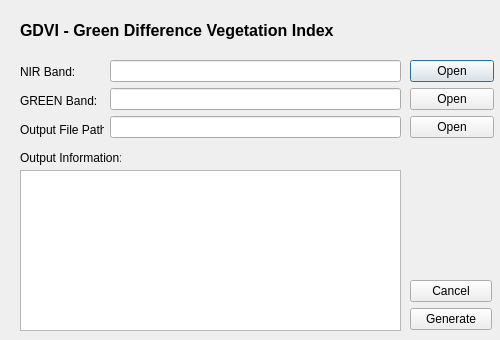
<?xml version="1.0" encoding="UTF-8"?>
<ui version="4.0">
 <class>Gdvi</class>
 <widget class="QDialog" name="Gdvi">
  <property name="geometry">
   <rect>
    <x>0</x>
    <y>0</y>
    <width>500</width>
    <height>340</height>
   </rect>
  </property>
  <property name="windowTitle">
   <string>Dialog</string>
  </property>
  <widget class="QTextBrowser" name="textBrowser">
   <property name="geometry">
    <rect>
     <x>20</x>
     <y>170</y>
     <width>381</width>
     <height>161</height>
    </rect>
   </property>
  </widget>
  <widget class="QWidget" name="layoutWidget_4">
   <property name="geometry">
    <rect>
     <x>20</x>
     <y>60</y>
     <width>84</width>
     <height>81</height>
    </rect>
   </property>
   <layout class="QVBoxLayout" name="verticalLayout">
    <item>
     <widget class="QLabel" name="label_2">
      <property name="text">
       <string>NIR Band:</string>
      </property>
     </widget>
    </item>
    <item>
     <widget class="QLabel" name="label">
      <property name="text">
       <string>GREEN Band:</string>
      </property>
     </widget>
    </item>
    <item>
     <widget class="QLabel" name="label_3">
      <property name="text">
       <string>Output File Path:</string>
      </property>
     </widget>
    </item>
   </layout>
  </widget>
  <widget class="QWidget" name="layoutWidget">
   <property name="geometry">
    <rect>
     <x>110</x>
     <y>60</y>
     <width>291</width>
     <height>80</height>
    </rect>
   </property>
   <layout class="QVBoxLayout" name="verticalLayout_2">
    <item>
     <widget class="QLineEdit" name="gdviNIR_txt"/>
    </item>
    <item>
     <widget class="QLineEdit" name="gdviGREEN_txt"/>
    </item>
    <item>
     <widget class="QLineEdit" name="gdviOut_txt"/>
    </item>
   </layout>
  </widget>
  <widget class="QWidget" name="layoutWidget_2">
   <property name="geometry">
    <rect>
     <x>410</x>
     <y>60</y>
     <width>84</width>
     <height>81</height>
    </rect>
   </property>
   <layout class="QHBoxLayout" name="horizontalLayout">
    <item>
     <layout class="QVBoxLayout" name="verticalLayout_3">
      <item>
       <widget class="QPushButton" name="gdviNIR_btn">
        <property name="text">
         <string>Open</string>
        </property>
       </widget>
      </item>
      <item>
       <widget class="QPushButton" name="gdviGREEN_btn_2">
        <property name="text">
         <string>Open</string>
        </property>
       </widget>
      </item>
      <item>
       <widget class="QPushButton" name="gdviOut_btn">
        <property name="text">
         <string>Open</string>
        </property>
       </widget>
      </item>
     </layout>
    </item>
   </layout>
  </widget>
  <widget class="QLabel" name="label_5">
   <property name="geometry">
    <rect>
     <x>20</x>
     <y>150</y>
     <width>101</width>
     <height>16</height>
    </rect>
   </property>
   <property name="text">
    <string>Output Information:</string>
   </property>
  </widget>
  <widget class="QWidget" name="layoutWidget_3">
   <property name="geometry">
    <rect>
     <x>410</x>
     <y>280</y>
     <width>82</width>
     <height>50</height>
    </rect>
   </property>
   <layout class="QVBoxLayout" name="verticalLayout_4">
    <item>
     <widget class="QPushButton" name="cancel_btn">
      <property name="text">
       <string>Cancel</string>
      </property>
     </widget>
    </item>
    <item>
     <widget class="QPushButton" name="gdvi_btn">
      <property name="text">
       <string>Generate</string>
      </property>
     </widget>
    </item>
   </layout>
  </widget>
  <widget class="QLabel" name="label_4">
   <property name="geometry">
    <rect>
     <x>20</x>
     <y>10</y>
     <width>411</width>
     <height>41</height>
    </rect>
   </property>
   <property name="font">
    <font>
     <pointsize>12</pointsize>
     <weight>75</weight>
     <bold>true</bold>
    </font>
   </property>
   <property name="text">
    <string>GDVI - Green Difference Vegetation Index</string>
   </property>
  </widget>
 </widget>
 <resources/>
 <connections/>
</ui>
